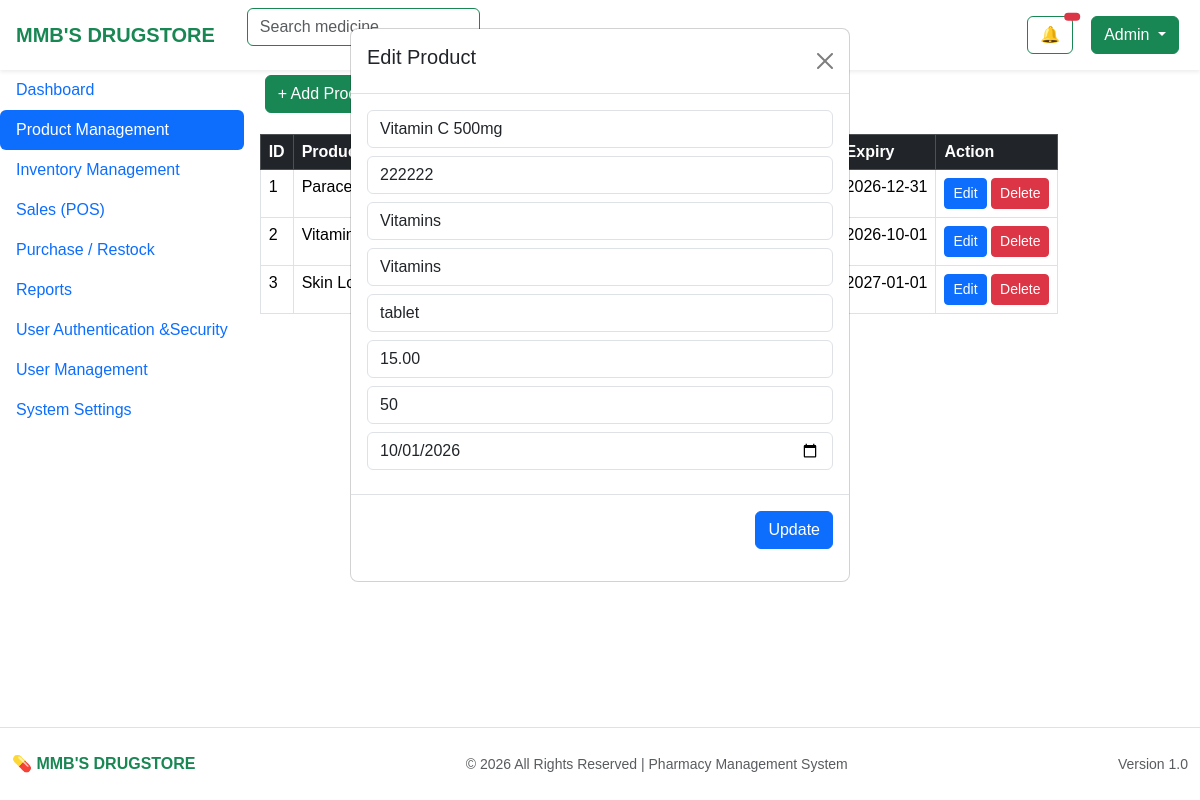
/ownerpage/dashboard.php?editProduct=2 (signed in), run on the app's committed database.
### tables this page shows
CREATE TABLE `products` (
  `id` int(11) NOT NULL,
  `product_name` varchar(255) DEFAULT NULL,
  `barcode` varchar(100) DEFAULT NULL,
  `category_id` int(11) DEFAULT NULL,
  `classification_id` int(11) DEFAULT NULL,
  `unit` varchar(50) DEFAULT NULL,
  `price` decimal(10,2) DEFAULT NULL
);

CREATE TABLE `inventory` (
  `id` int(11) NOT NULL,
  `product_id` int(11) DEFAULT NULL,
  `quantity` int(11) DEFAULT NULL,
  `expiry_date` date DEFAULT NULL
);

CREATE TABLE `product_categories` (
  `id` int(11) NOT NULL,
  `category_name` varchar(100) DEFAULT NULL
);

CREATE TABLE `product_classifications` (
  `id` int(11) NOT NULL,
  `classification_name` varchar(100) DEFAULT NULL,
  `is_discountable` tinyint(1) DEFAULT NULL,
  `is_vatable` tinyint(1) DEFAULT NULL
);

### reusablepage/addproductmodal.php (called while the page is built, shortened)
<?php
require_once __DIR__ . "/../function/addprodfunct.php";
require_once __DIR__ . "/../conn/connection_links.php";
$product = new ProductManagement($db);
$categories = $product->getCategories();
$classifications = $product->getClassifications();
?>

### function/addprodfunct.php (called while the page is built, shortened)
<?php
class ProductManagement
{
    private $con;
    public function __construct($db)
    {
        $this->con = $db;
    }
    public function getAllProducts()
    {
        $stmt = $this->con->prepare("
            SELECT
                p.id,
                p.product_name,
                p.price,
                pc.category_name,
                pcl.classification_name,
                COALESCE(SUM(i.quantity), 0) AS quantity,
                MAX(i.expiry_date) AS expiry_date
            FROM products p
            LEFT JOIN product_categories pc ON p.category_id = pc.id
            LEFT JOIN product_classifications pcl ON p.classification_id = pcl.id
            LEFT JOIN inventory i ON p.id = i.product_id
            GROUP BY p.id
        ");
        $stmt->execute();
        return $stmt->fetchAll();
    }
    public function getCategories()
    {
        $stmt = $this->con->prepare("SELECT * FROM product_categories");
        $stmt->execute();
        return $stmt->fetchAll();
    }
    public function getClassifications()
    {
        $stmt = $this->con->prepare("SELECT * FROM product_classifications");
        $stmt->execute();
        return $stmt->fetchAll();
    }
    public function getProductById($id)
    {
        $stmt = $this->con->prepare("
        SELECT p.*, i.quantity, i.expiry_date
        FROM products p
        LEFT JOIN inventory i ON p.id = i.product_id
        WHERE p.id = ?
    ");
        $stmt->execute([$id]);
        return $stmt->fetch();
    }
}

### reusablepage/usermanagement.php (the view, shortened to what this page needs)
<!DOCTYPE html>
<html lang="en">
<head>
    <?php include_once __DIR__ . "/../conn/connection_links.php"; ?>
</head>
<body class="bg-light">
    <?php include_once __DIR__ . "/header.php"; ?>
</body>
</html>

### reusablepage/productmanagement.php (shortened to what this page needs)
<?php
require_once __DIR__ . "/../function/addprodfunct.php";
require_once __DIR__ . "/../conn/connection_links.php";
$product = new ProductManagement($db);
$products = $product->getAllProducts();
$categories = $product->getCategories();
$classifications = $product->getClassifications();
$editData = null;
if (isset($_GET['editProduct'])) {
    $editId = (int) $_GET['editProduct'];
    $editData = $product->getProductById($editId);
}
?>
<div class="mb-3">
    <button class="btn btn-success" data-bs-toggle="modal" data-bs-target="#addProductModal">
        + Add Product
    </button>
</div>
<table id="usersTable" class="table table-bordered table-hover">
    <thead class="table-dark">
        <tr>
            <th>ID</th>
            <th>Product</th>
            <th>Category</th>
            <th>Classification</th>
            <th>Price</th>
            <th>Stock</th>
            <th>Expiry</th>
            <th>Action</th>
        </tr>
    </thead>
    <tbody>
        <?php foreach ($products as $prod): ?>
            <tr>
                <td><?= $prod['id'] ?></td>
                <td><?= $prod['product_name'] ?></td>
                <td><?= $prod['category_name'] ?? 'N/A' ?></td>
                <td><?= $prod['classification_name'] ?? 'N/A' ?></td>
                <td>₱ <?= number_format($prod['price'], 2) ?></td>
                <td><?= $prod['quantity'] ?></td>
                <td><?= $prod['expiry_date'] ?? 'N/A' ?></td>
                <td>
                    <a href="?editProduct=<?= $prod['id'] ?>" class="btn btn-sm btn-primary">Edit</a>
                    <a href="?deleteProduct=<?= $prod['id'] ?>" class="btn btn-sm btn-danger"
                        onclick="return confirm('Delete this product?')">
                        Delete
                    </a>
                </td>
            </tr>
        <?php endforeach; ?>
    </tbody>
</table>
<?php include 'addproductmodal.php'; ?>
<?php include 'updateproductmodal.php'; ?>

### reusablepage/updateproductmodal.php (shortened to what this page needs)
<div class="modal <?= $editData ? 'show d-block' : 'fade' ?>" tabindex="-1">
    <div class="modal-dialog">
        <div class="modal-content">
            <form method="POST">
                <div class="modal-header">
                    <h5>Edit Product</h5>
                  <a href="dashboard?page=product" class="btn-close"></a>
                </div>
                <div class="modal-body">
                    <input type="text" name="product_name" class="form-control mb-2" value="<?= $editData['product_name'] ?? '' ?>" placeholder="Product Name">
                    <input type="text" name="barcode" class="form-control mb-2" value="<?= $editData['barcode'] ?? '' ?>" placeholder="Barcode">
                    <select name="category_id" class="form-control mb-2">
                        <?php foreach ($categories as $cat): ?>
                            <option value="<?= $cat['id'] ?>"
                                <?= ($editData && $editData['category_id'] == $cat['id']) ? 'selected' : '' ?>>
                                <?= $cat['category_name'] ?>
                            </option>
                        <?php endforeach; ?>
                    </select>
                    <select name="classification_id" class="form-control mb-2">
                        <?php foreach ($classifications as $cls): ?>
                            <option value="<?= $cls['id'] ?>"
                                <?= ($editData && $editData['classification_id'] == $cls['id']) ? 'selected' : '' ?>>
                                <?= $cls['classification_name'] ?>
                            </option>
                        <?php endforeach; ?>
                    </select>
                    <input type="text" name="unit" class="form-control mb-2"value="<?= $editData['unit'] ?? '' ?>">
                    <input type="number" name="price" class="form-control mb-2"value="<?= $editData['price'] ?? '' ?>">
                    <input type="number" name="quantity" class="form-control mb-2"value="<?= $editData['quantity'] ?? '' ?>">
                    <input type="date" name="expiry_date" class="form-control mb-2"value="<?= $editData['expiry_date'] ?? '' ?>">
                </div>
                <div class="modal-footer">
                    <button type="submit" name="updateProduct" class="btn btn-primary">
                        Update
                    </button>
                </div>
            </form>
        </div>
    </div>
</div>

### reusablepage/verifyid.php (style rules this page uses)
body { font-family: Arial, sans-serif; padding: 20px; }
button { padding: 10px 15px; margin: 5px; cursor: pointer; border: none; border-radius: 5px; color: #fff; }

### data on the page
products: id "1", product_name "Paracetamol…", expiry_date "2026-12-31"
products: id "2", product_name "Vitamin…", expiry_date "2026-10-01", category_id "Vitamins", classification_id "Vitamins"
products: id "3", product_name "Skin Lotion", expiry_date "2027-01-01"
inventory: product_name "Vitamin C 500mg", barcode "222222"
